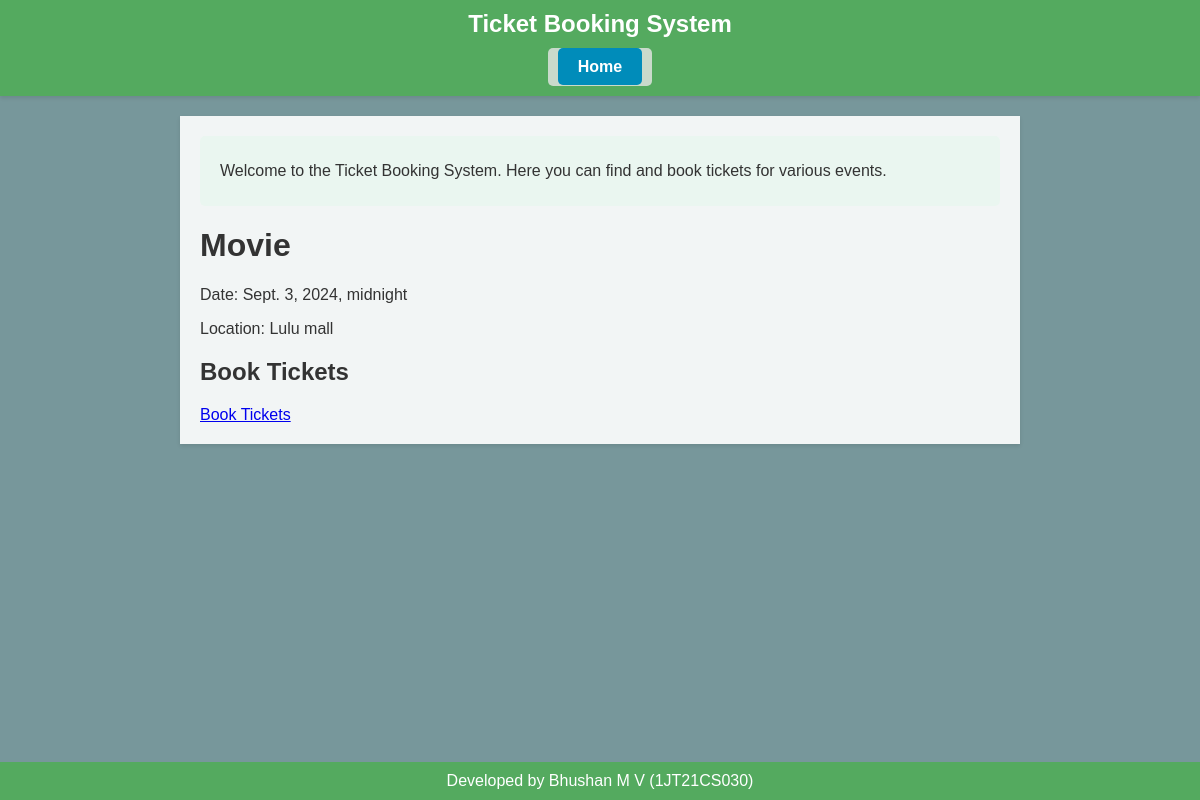
/event/2/, run on the app's committed database.
### booking/models.py (models this page shows, shortened)
class Event(models.Model):
    name = models.CharField(max_length=200)
    date = models.DateTimeField()
    location = models.CharField(max_length=200)

### booking/views.py (the view)
# urls.py: path('event/<int:event_id>/', views.event_detail, name='event_detail'),
def event_detail(request, event_id):
    event = get_object_or_404(Event, pk=event_id)
    return render(request, 'booking/event_detail.html', {'event': event})

### booking/templates/booking/event_detail.html (shortened to what this page needs)
{% extends "booking/base.html" %}
{% block content %}
<h1>{{ event.name }}</h1>
<p>Date: {{ event.date }}</p>
<p>Location: {{ event.location }}</p>
<h2>Book Tickets</h2>
<a href="{% url 'book_ticket' event.id %}">Book Tickets</a>
{% endblock %}

### booking/static/booking/styles.css (style rules this page uses)
body { font-family: Arial, sans-serif; margin: 0; padding: 0; background-color: #77979b; color: #333; }

### data on the page
Event: name "Movie", date "Sept. 3, 2024, midnight", location "Lulu mall"
